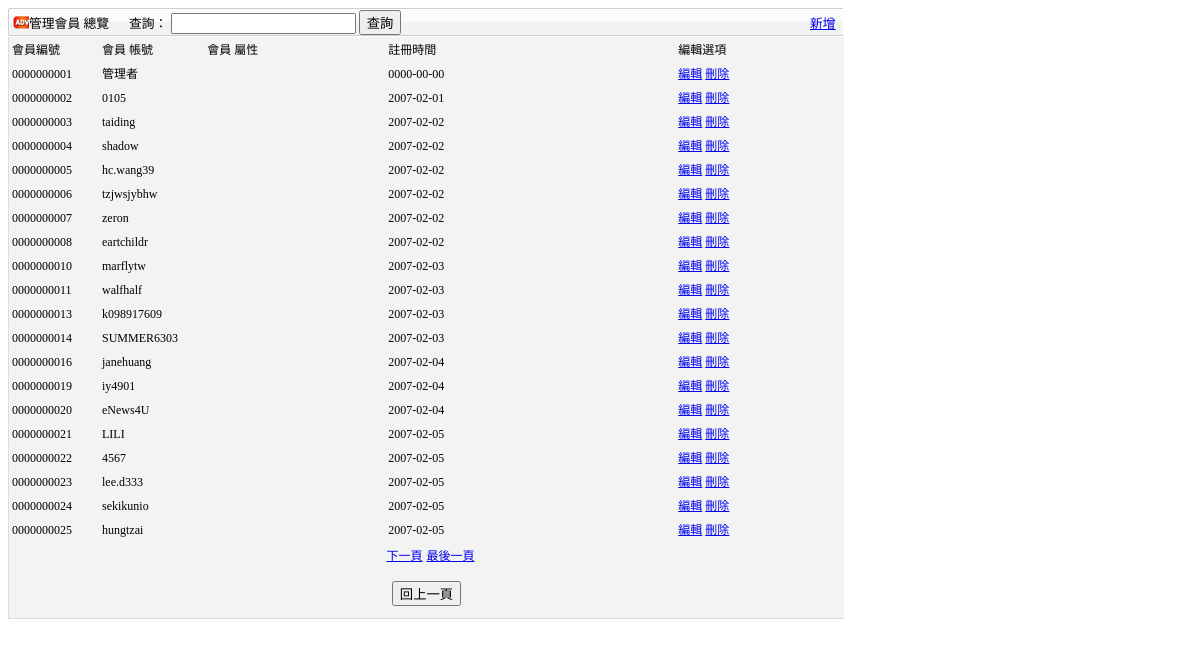
Screenshot of /admin_manage/member_detail.php with the database file from the repository.
### tables this page shows
CREATE TABLE `users` (
  `user_id` bigint(10) unsigned zerofill NOT NULL auto_increment,
  `user` varchar(30) NOT NULL,
  `pass` varbinary(50) NOT NULL,
  `level` varchar(10) NOT NULL default 'member',
  `level_group` varchar(30) default NULL,
  `join_date` date NOT NULL default '0000-00-00',
  `v_id` varchar(30) default NULL,
  `join_time` timestamp NULL default CURRENT_TIMESTAMP,
  `verify` int(10) NOT NULL default '0',
  PRIMARY KEY  (`user_id`)
);

### admin_manage/member_detail.php (the view, shortened to what this page needs)
<?php require_once('../Connections/ksnews3.php'); ?>
<?php
if (!function_exists("GetSQLValueString")) {
function GetSQLValueString($theValue, $theType, $theDefinedValue = "", $theNotDefinedValue = "")
{
  $theValue = function_exists("mysql_real_escape_string") ? mysql_real_escape_string($theValue) : mysql_escape_string($theValue);
  switch ($theType) {
    case "text":
      $theValue = ($theValue != "") ? "'" . $theValue . "'" : "NULL";
      break;
  }
  return $theValue;
}
}
$currentPage = $_SERVER["PHP_SELF"];
$maxRows_RecMember = 20;
$pageNum_RecMember = 0;
$startRow_RecMember = $pageNum_RecMember * $maxRows_RecMember;
$query_RecMember = "SELECT * FROM users ORDER BY user_id ASC";
$query_limit_RecMember = sprintf("%s LIMIT %d, %d", $query_RecMember, $startRow_RecMember, $maxRows_RecMember);
$RecMember = mysql_query($query_limit_RecMember, $ksnews3) or die(mysql_error());
$row_RecMember = mysql_fetch_assoc($RecMember);
if (isset($_GET['totalRows_RecMember'])) {
  $totalRows_RecMember = $_GET['totalRows_RecMember'];
} else {
  $all_RecMember = mysql_query($query_RecMember);
  $totalRows_RecMember = mysql_num_rows($all_RecMember);
}
$totalPages_RecMember = ceil($totalRows_RecMember/$maxRows_RecMember)-1;
$maxRows_RecSearch = 10;
$pageNum_RecSearch = 0;
$startRow_RecSearch = $pageNum_RecSearch * $maxRows_RecSearch;
$colname_RecSearch = "-1";
$query_RecSearch = sprintf("SELECT * FROM users WHERE user LIKE %s ORDER BY user_id ASC", GetSQLValueString("%" . $colname_RecSearch . "%", "text"));
$query_limit_RecSearch = sprintf("%s LIMIT %d, %d", $query_RecSearch, $startRow_RecSearch, $maxRows_RecSearch);
$RecSearch = mysql_query($query_limit_RecSearch, $ksnews3) or die(mysql_error());
$row_RecSearch = mysql_fetch_assoc($RecSearch);
if (isset($_GET['totalRows_RecSearch'])) {
  $totalRows_RecSearch = $_GET['totalRows_RecSearch'];
} else {
  $all_RecSearch = mysql_query($query_RecSearch);
  $totalRows_RecSearch = mysql_num_rows($all_RecSearch);
}
$totalPages_RecSearch = ceil($totalRows_RecSearch/$maxRows_RecSearch)-1;
$queryString_RecMember = "";
$queryString_RecMember = sprintf("&totalRows_RecMember=%d%s", $totalRows_RecMember, $queryString_RecMember);
$queryString_RecSearch = "";
$queryString_RecSearch = sprintf("&totalRows_RecSearch=%d%s", $totalRows_RecSearch, $queryString_RecSearch);
?>
<!DOCTYPE html PUBLIC "-//W3C//DTD XHTML 1.0 Transitional//EN" "http://www.w3.org/TR/xhtml1/DTD/xhtml1-transitional.dtd">
<html xmlns="http://www.w3.org/1999/xhtml">
<head>
<link href="../css/admin_style.css" rel="stylesheet" type="text/css" />
</head>
<body>
<div id="content">
<div id="top_nav">
  <table width="835" border="0" cellpadding="0" cellspacing="0" height="28">
    <tr>
      <td width="21" background="../images/board10.gif">&nbsp;</td>
      <td width="100" background="../images/board04.gif" align="left" style="font-size:0.8em">管理會員 總覽</td>
      <td width="681" background="../images/board04.gif" style="font-size:0.8em"><form id="form1" name="form1" method="post" action="member_detail.php" target="frm">
        查詢：
        <input type="text" name="a_search" id="a_search" />
        <input type="submit" value="查詢" />
      </form></td>
      <td width="33" background="../images/board04.gif"><span style="font-size:0.8em; text-align:right"><a href="member.php" target="frm">新增</a></span></td>
    </tr>
  </table>
</div>
<?php if(isset($_POST['a_search'])) { ?>
<div id="content" class="cx_admin_table">
    <table width="835" border="0" align="center" cellpadding="1" a>
      <tr>
      	<td width="100">會員編號</td>
        <td width="115">會員 帳號</td>
        <td width="266">會員 屬性</td>
        <td width="177">註冊時間</td>
        <td width="155">編輯選項</td>
      </tr>
      <?php do { ?>
          <?php if ($totalRows_RecSearch > 0) {  ?>
            <tr>
              <td><?php echo $row_RecSearch['user_id'];?></td>
              <td><?php echo $row_RecSearch['user']; ?></td>
              <td><?php echo $row_RecSearch['level_group']; ?></td>
              <td width="425"><?php echo $row_RecSearch['join_date']; ?></td>
              <td width="244"><a href="admin_userUpdate.php?id=<?php echo $row_RecSearch['user_id']; ?>">編輯</a> <a href="member_detail.php?delmember=true&amp;id=<?php echo $row_RecSearch['user_id']; ?>" target="frm">刪除</a></td>
            </tr>
            <?php }  ?>
<?php } while ($row_RecSearch = mysql_fetch_assoc($RecSearch)); ?>
    </table>
    <table border="0" align="center">
      <tr>
        <td><?php if ($pageNum_RecSearch > 0) {  ?>
            <a href="<?php printf("%s?pageNum_RecSearch=%d%s", $currentPage, 0, $queryString_RecSearch); ?>">第一頁</a>
            <?php }  ?></td>
        <td><?php if ($pageNum_RecSearch > 0) {  ?>
            <a href="<?php printf("%s?pageNum_RecSearch=%d%s", $currentPage, max(0, $pageNum_RecSearch - 1), $queryString_RecSearch); ?>">上一頁</a>
            <?php }  ?></td>
        <td><?php if ($pageNum_RecSearch < $totalPages_RecSearch) {  ?>
            <a href="<?php printf("%s?pageNum_RecSearch=%d%s", $currentPage, min($totalPages_RecSearch, $pageNum_RecSearch + 1), $queryString_RecSearch); ?>">下一頁</a>
            <?php }  ?></td>
        <td><?php if ($pageNum_RecSearch < $totalPages_RecSearch) {  ?>
            <a href="<?php printf("%s?pageNum_RecSearch=%d%s", $currentPage, $totalPages_RecSearch, $queryString_RecSearch); ?>">最後一頁</a>
            <?php }  ?></td>
      </tr>
    </table>
<p align="center">
    <input type="button" onclick="window.history.back();" value="回上一頁"/></p>
  </div>
<?php } else { ?>
<div id="content" class="cx_admin_table">
    <table width="835" border="0" align="center" cellpadding="1" a>
      <tr>
      	<td width="100">會員編號</td>
        <td width="115">會員 帳號</td>
        <td width="266">會員 屬性</td>
        <td width="177">註冊時間</td>
        <td width="155">編輯選項</td>
      </tr>
      <?php do { ?>
          <?php if ($totalRows_RecMember > 0) {  ?>
  <tr>
    <td><?php echo $row_RecMember['user_id'];?></td>
    <td><?php echo $row_RecMember['user']; ?></td>
    <td><?php echo $row_RecMember['level_group']; ?></td>
    <td width="425"><?php echo $row_RecMember['join_date']; ?></td>
    <td width="244"><a href="admin_userUpdate.php?id=<?php echo $row_RecMember['user_id']; ?>">編輯</a> <a href="member_detail.php?delmember=true&amp;id=<?php echo $row_RecMember['user_id']; ?>" target="frm">刪除</a></td>
  </tr>
  <?php }  ?>
<?php } while ($row_RecMember = mysql_fetch_assoc($RecMember)); ?>
    </table>
    <table border="0" align="center">
      <tr>
        <td><?php if ($pageNum_RecMember > 0) {  ?>
            <?php }  ?></td>
        <td><?php if ($pageNum_RecMember > 0) {  ?>
            <?php }  ?></td>
        <td><?php if ($pageNum_RecMember < $totalPages_RecMember) {  ?>
            <a href="<?php printf("%s?pageNum_RecMember=%d%s", $currentPage, min($totalPages_RecMember, $pageNum_RecMember + 1), $queryString_RecMember); ?>">下一頁</a>
            <?php }  ?></td>
        <td><?php if ($pageNum_RecMember < $totalPages_RecMember) {  ?>
            <a href="<?php printf("%s?pageNum_RecMember=%d%s", $currentPage, $totalPages_RecMember, $queryString_RecMember); ?>">最後一頁</a>
            <?php }  ?></td>
      </tr>
    </table>
<p align="center">
    <input type="button" onclick="window.history.back();" value="回上一頁"/></p>
  </div>
<?php } ?>
</div>
</body>
</html>

### css/admin_style.css (style rules this page uses)
.cx_admin_table { background-color: #f3f3f3; border-top-width: 1px; border-bottom-width: 1px; border-top-style: solid; border-bottom-style: solid; border-top-color: #ffffff; border-bottom-color: #dcdcdc; border-right-width: 1px; border-left-width: 1px; border-right-style: solid; border-left-style: solid; border-right-color: #ffffff; border-left-color: #dcdcdc; color: #000; font-size: 12px; line-height: 20px; font-family:"Microsoft JhengHei","微軟正黑體","PMingLiu","新細明體"; }

### admin_manage/member_detail.php (style rules this page uses)
#content { background-color: #F3F3F3; float: left; width: 835px; }

### rows the page displays
users: user_id "0000000001", user "管理者", join_date "0000-00-00"
users: user_id "0000000002", user "0105", join_date "2007-02-01"
users: user_id "0000000003", user "taiding", join_date "2007-02-02"
users: user_id "0000000004", user "shadow", join_date "2007-02-02"
users: user_id "0000000005", user "hc.wang39", join_date "2007-02-02"
users: user_id "0000000006", user "tzjwsjybhw", join_date "2007-02-02"
users: user_id "0000000007", user "zeron", join_date "2007-02-02"
users: user_id "0000000008", user "eartchildr", join_date "2007-02-02"
users: user_id "0000000010", user "marflytw", join_date "2007-02-03"
users: user_id "0000000011", user "walfhalf", join_date "2007-02-03"
users: user_id "0000000013", user "k098917609", join_date "2007-02-03"
users: user_id "0000000014", user "SUMMER6303", join_date "2007-02-03"
users: user_id "0000000016", user "janehuang", join_date "2007-02-04"
users: user_id "0000000019", user "iy4901", join_date "2007-02-04"
users: user_id "0000000020", user "eNews4U", join_date "2007-02-04"
users: user_id "0000000021", user "LILI", join_date "2007-02-05"
users: user_id "0000000022", user "4567", join_date "2007-02-05"
users: user_id "0000000023", user "lee.d333", join_date "2007-02-05"
users: user_id "0000000024", user "sekikunio", join_date "2007-02-05"
users: user_id "0000000025", user "hungtzai", join_date "2007-02-05"
